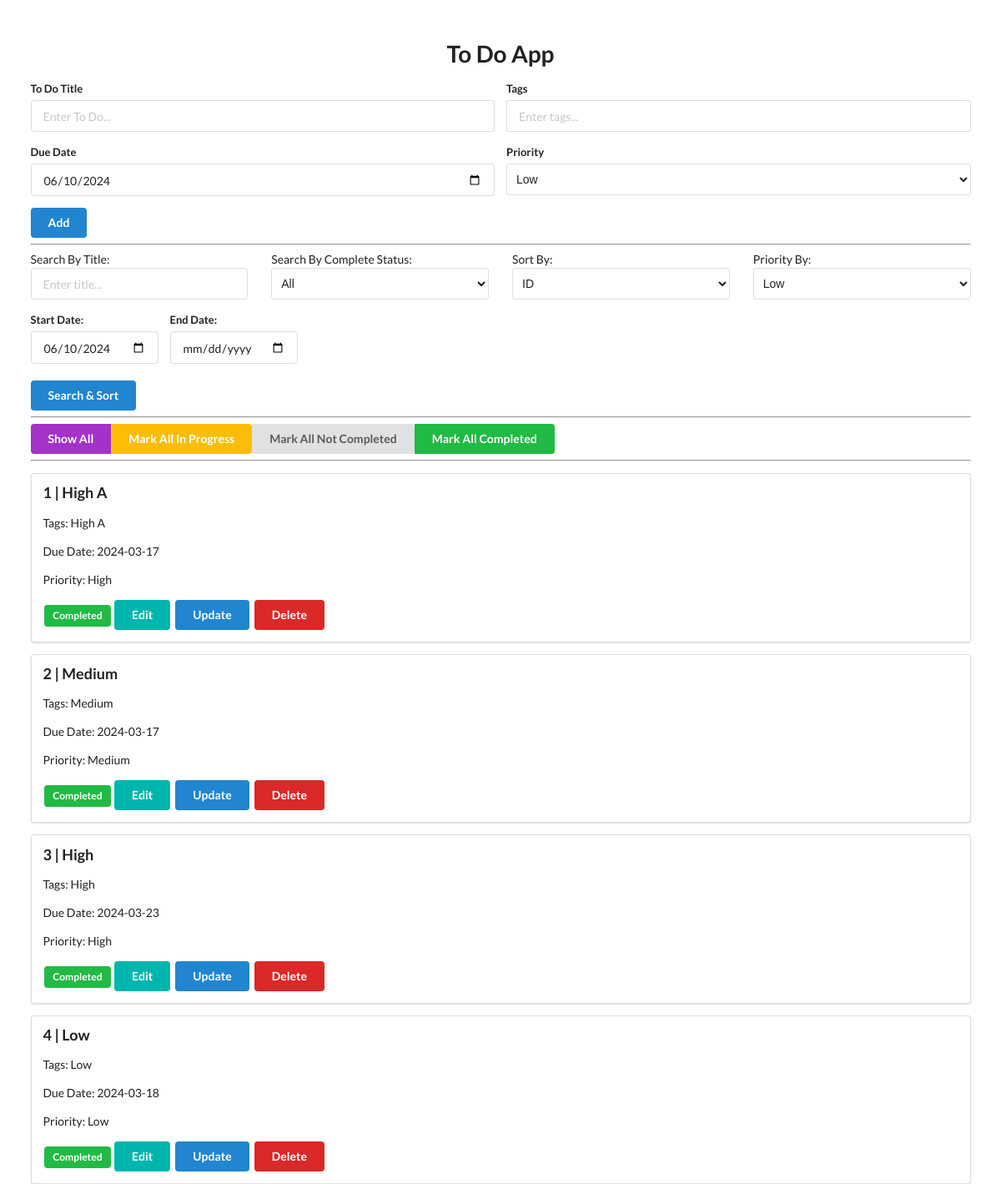
The page / on the database its author committed.
### FlaskTO-DO/app.py (models this page shows)
class ToDo(db.Model):
    id = db.Column(db.Integer, primary_key=True)
    title = db.Column(db.String(100))
    complete = db.Column(db.Boolean)
    in_progress = db.Column(db.Boolean, default=False)
    tags = db.Column(db.String(100))
    due_date = db.Column(db.Date)
    priority = db.Column(db.Integer)

### FlaskTO-DO/app.py (the view)
@app.route('/')
def index():
    page = request.args.get('page', 1, type=int)
    sort_by = request.args.get('sort_by', 'id')
    query = ToDo.query
    search_title = request.args.get('search_title', '')
    if search_title:
        query = query.filter(ToDo.title.ilike(f"%{search_title}%"))
    search_complete = request.args.get('search_complete', '')
    if search_complete.lower() in ['true', 'false']:
        complete_bool = search_complete.lower() == 'true'
        query = query.filter(ToDo.complete == complete_bool)
    if sort_by == 'title':
        ToDo_list = query.order_by(ToDo.title).paginate(page=page, per_page=app.config['TODO_PER_PAGE'], error_out=False)
    elif sort_by == 'complete':
        ToDo_list = query.order_by(desc(ToDo.complete)).paginate(page=page, per_page=app.config['TODO_PER_PAGE'], error_out=False)
    else:
        ToDo_list = query.order_by(ToDo.id).paginate(page=page, per_page=app.config['TODO_PER_PAGE'], error_out=False)
    now = datetime.now()
    return render_template("index.html", ToDo_list=ToDo_list, now=now)

### FlaskTO-DO/Templates/index.html (shortened to what this page needs)
<!DOCTYPE html>
<html lang="en">
<head>
    <link rel="stylesheet" href="https://cdn.jsdelivr.net/npm/semantic-ui@2.4.2/dist/semantic.min.css">
</head>
<body>
    <div style="margin-top: 50px;" class="ui container">
        <h1 class="ui center aligned header">To Do App</h1>
        <form action="/add" method="post" class="ui form">
            <div class="two fields">
                <div class="field">
                    <label for="title">To Do Title</label>
                    <input type="text" name="title" placeholder="Enter To Do..." required>
                </div>
                <div class="field">
                    <label for="tags">Tags</label>
                    <input type="text" name="tags" placeholder="Enter tags...">
                </div>
            </div>
            <div class="two fields">
                <div class="field">
                    <label for="due_date">Due Date</label>
                    <input type="date" name="due_date" value="{{ now.strftime('%Y-%m-%d') }}" required>
                </div>
                <div class="field">
                    <label for="priority">Priority</label>
                    <select name="priority" class="ui dropdown" required>
                        <option value="1">Low</option>
                    </select>
                </div>
            </div>
            <button class="ui blue button" type="submit">Add</button>
        </form>
        <hr>
        <form action="/search" method="get" class="ui form">
            <div class="ui grid">
                <div class="four wide column">
                    <label for="search_title">Search By Title:</label>
                    <input type="text" name="search_title" id="search_title" placeholder="Enter title...">
                </div>
                <div class="four wide column">
                    <label for="search_complete">Search By Complete Status:</label>
                    <select name="search_complete" id="search_complete" class="ui dropdown">
                        <option value="">All</option>
                    </select>
                </div>
                <div class="four wide column">
                    <label for="sort_by">Sort By:</label>
                    <select name="sort_by" id="sort_by" class="ui dropdown">
                        <option value="id">ID</option>
                    </select>
                </div>
                <div class="four wide column">
                    <label for="priority">Priority By:</label>
                    <select name="priority" id="priority" class="ui dropdown" required>
                        <option value="1">Low</option>
                    </select>
                </div>
                <div class="two fields">
                    <div class="field">
                        <label for="start_date">Start Date:</label>
                        <input type="date" name="start_date" value="{{ now.strftime('%Y-%m-%d') }}">
                    </div>
                    <div class="field">
                        <label for="end_date">End Date:</label>
                        <input type="date" name="end_date">
                    </div>
                </div>
            </div>
            <br>
            <button class="ui blue button" type="submit">Search & Sort</button>
            <hr>
        </form>
        <div class="ui buttons">
            <a href="{{ url_for('index') }}" class="ui purple button">Show All</a>
            <form action="/set_all_status" method="get">
                <button class="ui yellow button" type="submit">Mark All In Progress</button>
            </form>
            <form action="/set_all_status" method="get">
                <button class="ui gray button" type="submit">Mark All Not Completed</button>
            </form>
            <form action="/set_all_status" method="get">
                <button class="ui green button" type="submit">Mark All Completed</button>
            </form>
        </div>
        <hr>
        {% for ToDo in ToDo_list.items %}
        <div class="ui segment">
            <p class="ui big header">{{ ToDo.id }} | {{ ToDo.title }}</p>
            <p>Tags: {{ ToDo.tags }}</p>
            <p>Due Date: {{ ToDo.due_date }}</p>
            <p>Priority: {% if ToDo.priority == 1 %} Low {% elif ToDo.priority == 2 %} Medium {% elif ToDo.priority == 3
                %} High {% endif %}</p>
            {% if ToDo.complete %}
            <span class="ui green label">Completed</span>
            {% elif ToDo.in_progress %}
            <span class="ui yellow label">In Progress</span>
            {% else %}
            <span class="ui gray label">Not Completed</span>
            {% endif %}
            <a class="ui teal button" href="{{ url_for('edit', ToDo_id=ToDo.id) }}">Edit</a>
            <a class="ui blue button" href="/update/{{ ToDo.id }}">Update</a>
            <a class="ui red button" href="#" onclick="confirmDelete('{{ ToDo.id }}')">Delete</a>
        </div>
        {% endfor %}
    </div>
</body>
</html>

### rows shown on the page
ToDo: id "1", title "High A", tags "High A", due_date "2024-03-17", priority "High", complete "Completed"
ToDo: id "2", title "Medium", tags "Medium", due_date "2024-03-17", priority "Medium", complete "Completed"
ToDo: id "3", title "High", tags "High", due_date "2024-03-23", priority "High", complete "Completed"
ToDo: id "4", title "Low", tags "Low", due_date "2024-03-18", priority "Low", complete "Completed"
